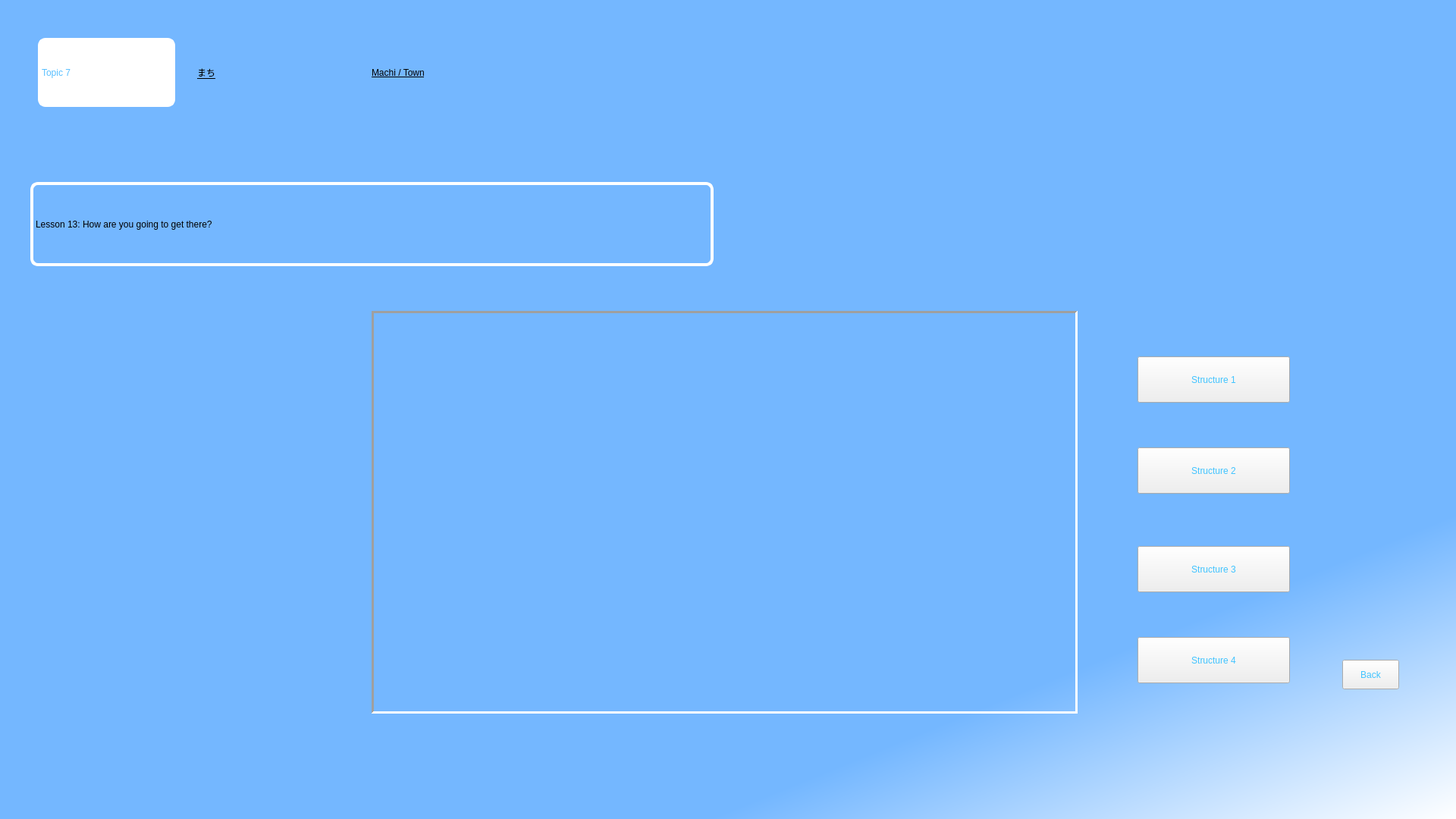
<?xml version="1.0" encoding="UTF-8"?>
<ui version="4.0">
 <class>MainWindow</class>
 <widget class="QMainWindow" name="MainWindow">
  <property name="geometry">
   <rect>
    <x>0</x>
    <y>0</y>
    <width>1920</width>
    <height>1080</height>
   </rect>
  </property>
  <property name="windowTitle">
   <string>MainWindow</string>
  </property>
  <widget class="QWidget" name="centralwidget">
   <widget class="QWidget" name="widget" native="true">
    <property name="geometry">
     <rect>
      <x>0</x>
      <y>0</y>
      <width>1921</width>
      <height>1081</height>
     </rect>
    </property>
    <property name="styleSheet">
     <string notr="true">QWidget#widget{


	background-color: qlineargradient(spread:pad, x1:0.790136, y1:0.711, x2:1, y2:1, stop:0.153409 rgba(116, 183, 255, 255), stop:1 rgba(255, 255, 255, 255));
}</string>
    </property>
    <widget class="QLabel" name="label_1">
     <property name="geometry">
      <rect>
       <x>50</x>
       <y>50</y>
       <width>181</width>
       <height>91</height>
      </rect>
     </property>
     <property name="styleSheet">
      <string notr="true">background-color: rgb(255, 255, 255);
color: rgb(88, 191, 255);
font: 25pt &quot;MV Boli&quot;;
border-radius:10px;
border: 2px solid white;
</string>
     </property>
     <property name="text">
      <string>Topic 7</string>
     </property>
    </widget>
    <widget class="QLabel" name="label_2">
     <property name="geometry">
      <rect>
       <x>260</x>
       <y>70</y>
       <width>161</width>
       <height>51</height>
      </rect>
     </property>
     <property name="styleSheet">
      <string notr="true">color: rgb(0, 0, 0);
text-decoration: underline;
font: 24pt &quot;MV Boli&quot;;
</string>
     </property>
     <property name="text">
      <string>まち</string>
     </property>
    </widget>
    <widget class="QLabel" name="label_3">
     <property name="geometry">
      <rect>
       <x>490</x>
       <y>60</y>
       <width>561</width>
       <height>71</height>
      </rect>
     </property>
     <property name="styleSheet">
      <string notr="true">font: 24pt &quot;MV Boli&quot;;
text-decoration: underline;
color: rgb(0, 0, 0);</string>
     </property>
     <property name="text">
      <string>Machi / Town</string>
     </property>
    </widget>
    <widget class="QLabel" name="label_4">
     <property name="geometry">
      <rect>
       <x>40</x>
       <y>240</y>
       <width>901</width>
       <height>111</height>
      </rect>
     </property>
     <property name="styleSheet">
      <string notr="true">font: 24pt &quot;MV Boli&quot;;
color: rgb(0, 0, 0);
border: 4px solid #ffffff;
border-radius: 10px;</string>
     </property>
     <property name="text">
      <string>Lesson 13: How are you going to get there?</string>
     </property>
    </widget>
    <widget class="QStackedWidget" name="stackedWidget">
     <property name="geometry">
      <rect>
       <x>490</x>
       <y>410</y>
       <width>931</width>
       <height>531</height>
      </rect>
     </property>
     <property name="styleSheet">
      <string notr="true"/>
     </property>
     <property name="frameShape">
      <enum>QFrame::Panel</enum>
     </property>
     <property name="frameShadow">
      <enum>QFrame::Sunken</enum>
     </property>
     <property name="lineWidth">
      <number>3</number>
     </property>
     <property name="currentIndex">
      <number>2</number>
     </property>
     <widget class="QWidget" name="page_1">
      <widget class="QLabel" name="label_5">
       <property name="geometry">
        <rect>
         <x>0</x>
         <y>0</y>
         <width>931</width>
         <height>531</height>
        </rect>
       </property>
       <property name="styleSheet">
        <string notr="true">border-image: url(:/congthuc/topic7ls13a.jpg);</string>
       </property>
       <property name="text">
        <string/>
       </property>
      </widget>
     </widget>
     <widget class="QWidget" name="page_2">
      <widget class="QLabel" name="label_6">
       <property name="geometry">
        <rect>
         <x>-4</x>
         <y>-8</y>
         <width>931</width>
         <height>541</height>
        </rect>
       </property>
       <property name="styleSheet">
        <string notr="true">border-image: url(:/congthuc/topic7ls13b.jpg);
border-image: url(:/congthuc/topic7ls13b.jpg);</string>
       </property>
       <property name="text">
        <string/>
       </property>
      </widget>
     </widget>
     <widget class="QWidget" name="page_3">
      <widget class="QLabel" name="label_7">
       <property name="geometry">
        <rect>
         <x>-4</x>
         <y>2</y>
         <width>931</width>
         <height>521</height>
        </rect>
       </property>
       <property name="styleSheet">
        <string notr="true">border-image: url(:/congthuc/topic7ls13c.jpg);</string>
       </property>
       <property name="text">
        <string/>
       </property>
      </widget>
     </widget>
     <widget class="QWidget" name="page_4">
      <widget class="QLabel" name="label_8">
       <property name="geometry">
        <rect>
         <x>0</x>
         <y>0</y>
         <width>931</width>
         <height>531</height>
        </rect>
       </property>
       <property name="styleSheet">
        <string notr="true">border-image: url(:/congthuc/topic6a.jpg);</string>
       </property>
       <property name="text">
        <string/>
       </property>
      </widget>
     </widget>
    </widget>
    <widget class="QPushButton" name="Button_1">
     <property name="geometry">
      <rect>
       <x>1500</x>
       <y>470</y>
       <width>201</width>
       <height>61</height>
      </rect>
     </property>
     <property name="styleSheet">
      <string notr="true">
color: rgb(64, 195, 255);

font: 18pt &quot;MV Boli&quot;;</string>
     </property>
     <property name="text">
      <string>Structure 1</string>
     </property>
    </widget>
    <widget class="QPushButton" name="Button_2">
     <property name="geometry">
      <rect>
       <x>1500</x>
       <y>590</y>
       <width>201</width>
       <height>61</height>
      </rect>
     </property>
     <property name="styleSheet">
      <string notr="true">font: 18pt &quot;MV Boli&quot;;
color: rgb(64, 195, 255);</string>
     </property>
     <property name="text">
      <string>Structure 2</string>
     </property>
    </widget>
    <widget class="QPushButton" name="Button_3">
     <property name="geometry">
      <rect>
       <x>1500</x>
       <y>720</y>
       <width>201</width>
       <height>61</height>
      </rect>
     </property>
     <property name="styleSheet">
      <string notr="true">font: 18pt &quot;MV Boli&quot;;
color: rgb(64, 195, 255);</string>
     </property>
     <property name="text">
      <string>Structure 3</string>
     </property>
    </widget>
    <widget class="QPushButton" name="Button_4">
     <property name="geometry">
      <rect>
       <x>1500</x>
       <y>840</y>
       <width>201</width>
       <height>61</height>
      </rect>
     </property>
     <property name="styleSheet">
      <string notr="true">color: rgb(64, 195, 255);
font: 18pt &quot;MV Boli&quot;;</string>
     </property>
     <property name="text">
      <string>Structure 4</string>
     </property>
    </widget>
    <widget class="QPushButton" name="back1">
     <property name="geometry">
      <rect>
       <x>1770</x>
       <y>870</y>
       <width>75</width>
       <height>39</height>
      </rect>
     </property>
     <property name="styleSheet">
      <string notr="true">color: rgb(64, 195, 255);

font: 18pt &quot;MV Boli&quot;;</string>
     </property>
     <property name="text">
      <string>Back</string>
     </property>
    </widget>
   </widget>
  </widget>
 </widget>
 <resources>
  <include location="topic6.qrc"/>
 </resources>
 <connections/>
</ui>
